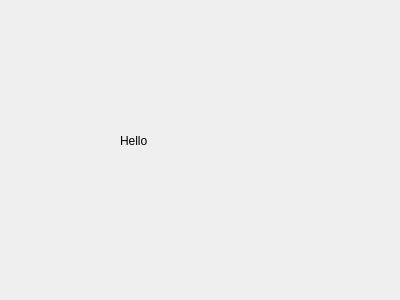
<?xml version="1.0" encoding="UTF-8"?>
<ui version="4.0">
 <class>Dialog</class>
 <widget class="QDialog" name="Dialog">
  <property name="geometry">
   <rect>
    <x>0</x>
    <y>0</y>
    <width>400</width>
    <height>300</height>
   </rect>
  </property>
  <property name="windowTitle">
   <string>Dialog</string>
  </property>
  <widget class="QLabel" name="label">
   <property name="geometry">
    <rect>
     <x>120</x>
     <y>110</y>
     <width>111</width>
     <height>61</height>
    </rect>
   </property>
   <property name="text">
    <string>Hello</string>
   </property>
  </widget>
 </widget>
 <resources/>
 <connections/>
</ui>
